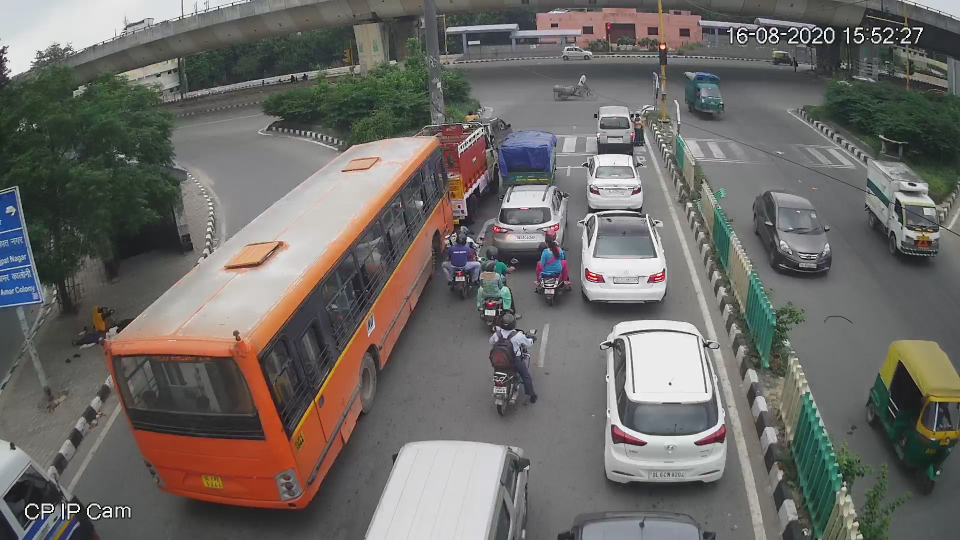
//> input picture Task1/traffic.jpg, 1920 x 1080 px, given in place of trafficvideo.mp4, which was not available (shown at 1/2 size)
$ ./code2   (built with g++ and OpenCV 4)
//> lines starting //> are read from the running program, lines starting //| are printed output that depends on the picture; pictures that were not available may be replaced by others from this repository, and a replacement may not be noted
#include<opencv2/opencv.hpp>
#include <fstream>
#include <string>
#include<iostream>
using namespace std;
using namespace cv;

Point2f src[4];
//array of Point2f variables corresponding to points selected in original image

Point2f dst[4];

//array of Point2f variables corresponding to points selected in transformed image

int i = 0;
int w = 0, h = 0;

float distance_new(Point2f a, Point2f b) {
	return sqrt( pow((b.x - a.x), 2) + pow((b.y - a.y), 2) );
}

void onMouse(int event, int x, int y, int flags, void* params) {

	// cout << "Hey\n";
	Mat *frame_temp = reinterpret_cast<Mat*>(params);
	switch (event) {

    //stores information about points if left mouse button is clicked
	case EVENT_LBUTTONDOWN: {

		if (i < 4)
		{
			int px_val = static_cast<int>(frame_temp->at<uchar>(Point(x, y)));
			cout << "Pixel Value : " << x << ", " << y << "\n";
			src[i] = Point2f(x, y);
			i++;
		}

	} break;

	}
}


int main(int argc, char* argv[]){
    dst[0] = {472, 52};
    dst[1] = {950, 52};
    dst[2] = {472, 1030};
    dst[3] = {950, 1030};

    //string path = argv[1];


    VideoCapture cap("trafficvideo.mp4");
    Rect road(472,52, 478, 978);

    if(!cap.isOpened()){ cerr<<"error in opening video file\n"; return 1;}

    char c;

    Mat frame, frame_temp, frame_cropped, frame_warped, matrix, frame_prev, frame_next;

    cap>>frame_temp;
//> frame_temp is the input picture: 1080 rows x 1920 cols, CV_8UC3; mean B, G, R 102.5, 106.2, 109.1
    if(frame_temp.empty()) {cap.release(); destroyAllWindows(); return 1;}

    cvtColor(frame_temp, frame_temp, COLOR_BGR2GRAY);
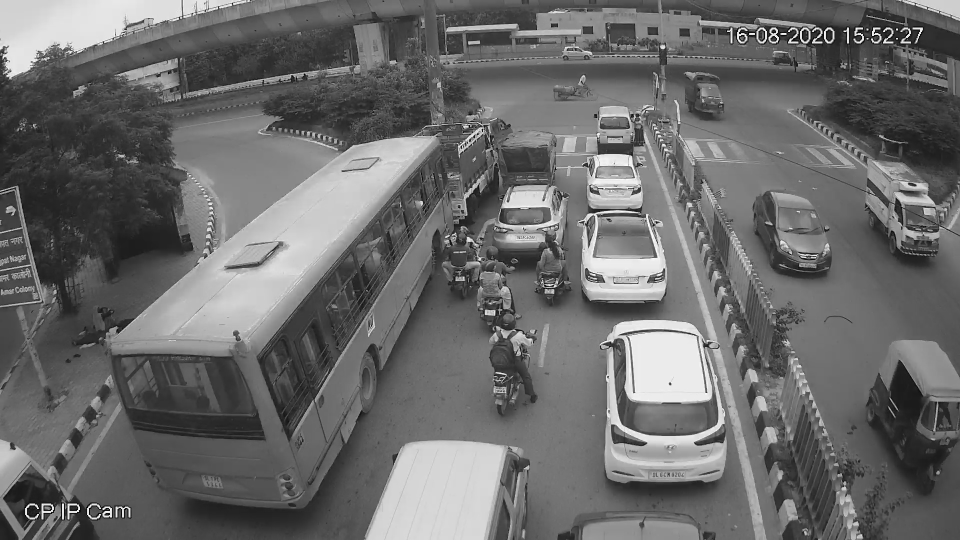
//> frame_temp: 1080 rows x 1920 cols, CV_8UC1 (shown at 1/2 size); min 0, max 255, mean 106.6
    imshow("frame_temp", frame_temp);

    if (i < 4) setMouseCallback("frame_temp", onMouse, reinterpret_cast<void*>(&frame_temp));
    int j = 0;

    //marking points as they are being selected
    while (i != 4) {
        if (j != i) {

            destroyWindow("frame_temp");
            circle(frame_temp, src[j],10, Scalar(0, 0, 255), FILLED);
            imshow("frame_temp", frame_temp);
            j = i;
            if (i < 4)setMouseCallback ("frame_temp",onMouse, reinterpret_cast<void*>(&frame_temp));
        }
        waitKey(1);
    }
//> this loop made 1 pass; the left mouse button is pressed and released at (480, 270)
//> after the loop, src = 4 Points (x, y): [480, 270], [1440, 270], [1440, 810], [480, 810]; j = 0

    if (i == 4) {

        matrix = getPerspectiveTransform(src, dst);
//> matrix = [[0.249, -1.32, 472], [3.95e-17, -1, 296.5], [0, -0.00185, 1]]

        warpPerspective(frame_temp, frame_warped, matrix, frame_temp.size());
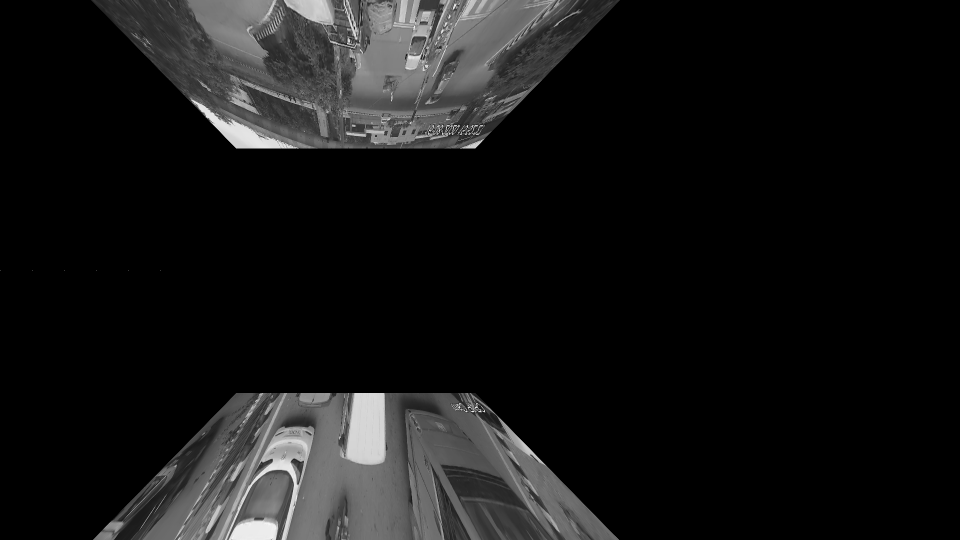
//> frame_warped: 1080 rows x 1920 cols, CV_8UC1 (shown at 1/2 size); min 0, max 253, mean 21.7
        frame_cropped = frame_warped(road);
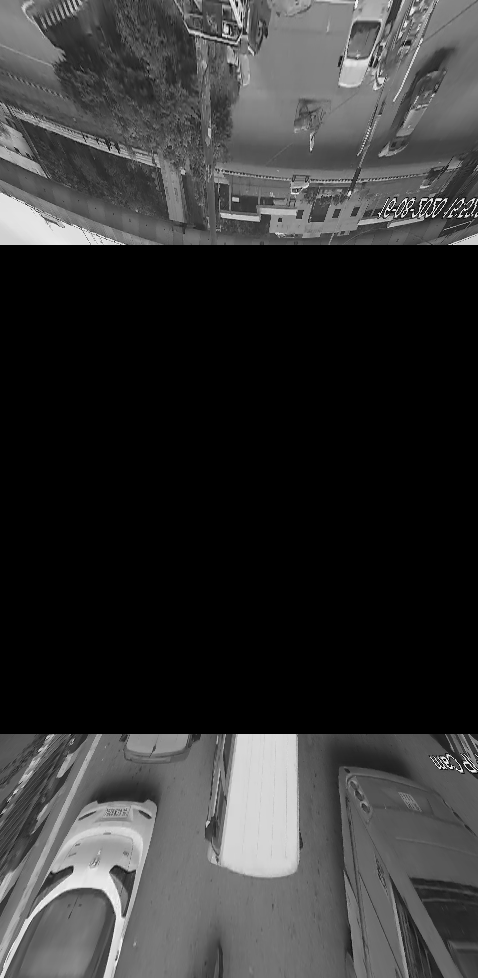
//> frame_cropped: 978 rows x 478 cols, CV_8UC1; min 0, max 252, mean 52.8
        // imshow("Points Selected", img);

        frame_prev = frame_cropped;
        destroyWindow("frame_temp");
        imshow("Cropped Frame", frame_cropped);
        c = (char)waitKey(25);
        if(c == 27) {cap.release(); destroyAllWindows(); return 0;}

    }

    int t = 1;
    vector<float> density;

    while(t++){
        //cout<<"Hey\n";
        cap>>frame;

        if(t%5!=0){
            if(frame.empty()) break;
            continue;
        }
        if(t==50)destroyWindow("Cropped Frame");
        cvtColor(frame, frame, COLOR_BGR2GRAY);

        if (frame.empty()) break;
        warpPerspective(frame, frame_warped, matrix, frame.size());
        frame_cropped = frame_warped(road);
        imshow("Cropped_frame", frame_cropped);
        frame_next = frame_cropped.clone();

        // Here goes the Optical Flow part vvv


        Mat flow(frame_prev.size(), CV_32FC2);
        calcOpticalFlowFarneback(frame_prev, frame_next, flow, 0.5, 3, 15, 3, 5, 1.2, 0);

        Mat flow_parts[2];
        split(flow, flow_parts);
        Mat magnitude, angle, magn_norm;
        cartToPolar(flow_parts[0], flow_parts[1], magnitude, angle, true);
        normalize(magnitude, magn_norm, 0.0f, 1.0f, NORM_MINMAX);
        angle *= ((1.f / 360.f) * (180.f / 255.f));
        //build hsv image
        Mat _hsv[3], hsv, hsv8, bgr;
        _hsv[0] = angle;
        _hsv[1] = Mat::ones(angle.size(), CV_32F);
        _hsv[2] = magn_norm;
        merge(_hsv, 3, hsv);
        hsv.convertTo(hsv8, CV_8U, 255.0);
        cvtColor(hsv8, bgr, COLOR_HSV2BGR);
        imshow("frame2", bgr);

        float threshold = 20;
        float count=0;
        Vec3b pixel_values;
        float value = 0;

        for (int i=0;i<bgr.rows;i++){
            for(int j=0;j<bgr.cols;j++){
                pixel_values = bgr.at<Vec3b>(i,j);
                value = (pixel_values[0] + pixel_values[1] + pixel_values[2])/3;
                if(value>=threshold)count++;

            }
        }
        float density_val =  float(count/float(bgr.rows*bgr.cols));
        density.push_back(density_val);

        // Optical Flow part ^^^
        c = (char)waitKey(25);
        if(c == 27) break;
        frame_prev = frame_next.clone();

    }

    string filename = "Density_Values.csv";
    ofstream outputFile(filename);
    outputFile << "Density Values\n";
    for (int i=0;i<density.size();i++){
        outputFile << density[i] <<"\n";
    }
    outputFile.close();

    cap.release();
    destroyAllWindows();

    return 0;
}
